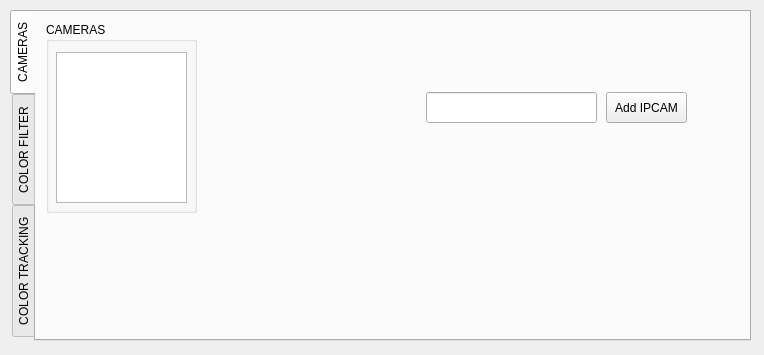
<?xml version="1.0" encoding="UTF-8"?>
<ui version="4.0">
 <class>MainWindow</class>
 <widget class="QMainWindow" name="MainWindow">
  <property name="windowModality">
   <enum>Qt::ApplicationModal</enum>
  </property>
  <property name="geometry">
   <rect>
    <x>0</x>
    <y>0</y>
    <width>764</width>
    <height>355</height>
   </rect>
  </property>
  <property name="sizePolicy">
   <sizepolicy hsizetype="Fixed" vsizetype="Fixed">
    <horstretch>0</horstretch>
    <verstretch>0</verstretch>
   </sizepolicy>
  </property>
  <property name="cursor">
   <cursorShape>ArrowCursor</cursorShape>
  </property>
  <property name="windowTitle">
   <string>OpenCV MewTracking</string>
  </property>
  <widget class="QWidget" name="centralwidget">
   <widget class="QTabWidget" name="tabCONTROLLER">
    <property name="enabled">
     <bool>true</bool>
    </property>
    <property name="geometry">
     <rect>
      <x>10</x>
      <y>10</y>
      <width>741</width>
      <height>331</height>
     </rect>
    </property>
    <property name="tabPosition">
     <enum>QTabWidget::West</enum>
    </property>
    <property name="tabShape">
     <enum>QTabWidget::Rounded</enum>
    </property>
    <property name="currentIndex">
     <number>0</number>
    </property>
    <property name="elideMode">
     <enum>Qt::ElideNone</enum>
    </property>
    <property name="tabsClosable">
     <bool>false</bool>
    </property>
    <widget class="QWidget" name="tabCAMS">
     <attribute name="title">
      <string>CAMERAS</string>
     </attribute>
     <widget class="QGroupBox" name="gbCAMERAS">
      <property name="geometry">
       <rect>
        <x>10</x>
        <y>10</y>
        <width>151</width>
        <height>191</height>
       </rect>
      </property>
      <property name="title">
       <string>CAMERAS</string>
      </property>
      <widget class="QListWidget" name="listCAMERAS">
       <property name="geometry">
        <rect>
         <x>10</x>
         <y>30</y>
         <width>131</width>
         <height>151</height>
        </rect>
       </property>
      </widget>
     </widget>
     <widget class="QPushButton" name="btnCAMfind">
      <property name="geometry">
       <rect>
        <x>190</x>
        <y>30</y>
        <width>51</width>
        <height>51</height>
       </rect>
      </property>
      <property name="layoutDirection">
       <enum>Qt::LeftToRight</enum>
      </property>
      <property name="text">
       <string/>
      </property>
      <property name="icon">
       <iconset>
        <normaloff>../../../../My Documents/GraphGale/LUPA1.png</normaloff>../../../../My Documents/GraphGale/LUPA1.png</iconset>
      </property>
      <property name="iconSize">
       <size>
        <width>45</width>
        <height>40</height>
       </size>
      </property>
      <property name="checkable">
       <bool>false</bool>
      </property>
      <property name="default">
       <bool>false</bool>
      </property>
      <property name="flat">
       <bool>true</bool>
      </property>
     </widget>
     <widget class="QPushButton" name="btnCAMadd">
      <property name="geometry">
       <rect>
        <x>570</x>
        <y>80</y>
        <width>81</width>
        <height>31</height>
       </rect>
      </property>
      <property name="text">
       <string>Add IPCAM</string>
      </property>
      <property name="iconSize">
       <size>
        <width>40</width>
        <height>40</height>
       </size>
      </property>
     </widget>
     <widget class="QPushButton" name="btnCAMpreview">
      <property name="enabled">
       <bool>false</bool>
      </property>
      <property name="geometry">
       <rect>
        <x>190</x>
        <y>90</y>
        <width>51</width>
        <height>51</height>
       </rect>
      </property>
      <property name="text">
       <string/>
      </property>
      <property name="icon">
       <iconset>
        <normaloff>../../../../My Documents/GraphGale/preview1.png</normaloff>../../../../My Documents/GraphGale/preview1.png</iconset>
      </property>
      <property name="iconSize">
       <size>
        <width>40</width>
        <height>40</height>
       </size>
      </property>
      <property name="flat">
       <bool>true</bool>
      </property>
     </widget>
     <widget class="QPushButton" name="btnCAMremove">
      <property name="geometry">
       <rect>
        <x>190</x>
        <y>150</y>
        <width>51</width>
        <height>51</height>
       </rect>
      </property>
      <property name="text">
       <string/>
      </property>
      <property name="icon">
       <iconset>
        <normaloff>../../../../My Documents/GraphGale/TRASH1.png</normaloff>../../../../My Documents/GraphGale/TRASH1.png</iconset>
      </property>
      <property name="iconSize">
       <size>
        <width>40</width>
        <height>40</height>
       </size>
      </property>
      <property name="flat">
       <bool>true</bool>
      </property>
     </widget>
     <widget class="QLineEdit" name="txtIPCAMinput">
      <property name="geometry">
       <rect>
        <x>390</x>
        <y>80</y>
        <width>171</width>
        <height>31</height>
       </rect>
      </property>
     </widget>
    </widget>
    <widget class="QWidget" name="tabHSV">
     <attribute name="title">
      <string>COLOR FILTER</string>
     </attribute>
     <widget class="QPushButton" name="btnHSVpreview">
      <property name="enabled">
       <bool>false</bool>
      </property>
      <property name="geometry">
       <rect>
        <x>300</x>
        <y>170</y>
        <width>91</width>
        <height>61</height>
       </rect>
      </property>
      <property name="text">
       <string>Preview OFF</string>
      </property>
     </widget>
     <widget class="QGroupBox" name="gbHSVfilter">
      <property name="geometry">
       <rect>
        <x>10</x>
        <y>10</y>
        <width>501</width>
        <height>131</height>
       </rect>
      </property>
      <property name="title">
       <string>HSV FILTER</string>
      </property>
      <widget class="QFrame" name="frameHSV">
       <property name="geometry">
        <rect>
         <x>0</x>
         <y>30</y>
         <width>501</width>
         <height>91</height>
        </rect>
       </property>
       <property name="frameShape">
        <enum>QFrame::Box</enum>
       </property>
       <property name="frameShadow">
        <enum>QFrame::Sunken</enum>
       </property>
       <widget class="QWidget" name="verticalLayoutWidget">
        <property name="geometry">
         <rect>
          <x>140</x>
          <y>0</y>
          <width>131</width>
          <height>91</height>
         </rect>
        </property>
        <layout class="QVBoxLayout" name="layoutSliderMin">
         <item>
          <widget class="QSlider" name="sliderHUEmin">
           <property name="maximum">
            <number>179</number>
           </property>
           <property name="orientation">
            <enum>Qt::Horizontal</enum>
           </property>
          </widget>
         </item>
         <item>
          <widget class="QSlider" name="sliderSATmin">
           <property name="maximum">
            <number>255</number>
           </property>
           <property name="orientation">
            <enum>Qt::Horizontal</enum>
           </property>
          </widget>
         </item>
         <item>
          <widget class="QSlider" name="sliderVALmin">
           <property name="maximum">
            <number>255</number>
           </property>
           <property name="orientation">
            <enum>Qt::Horizontal</enum>
           </property>
          </widget>
         </item>
        </layout>
       </widget>
       <widget class="QWidget" name="verticalLayoutWidget_2">
        <property name="geometry">
         <rect>
          <x>360</x>
          <y>0</y>
          <width>131</width>
          <height>91</height>
         </rect>
        </property>
        <layout class="QVBoxLayout" name="LayoutSliderMax">
         <item>
          <widget class="QSlider" name="sliderHUEmax">
           <property name="maximum">
            <number>179</number>
           </property>
           <property name="singleStep">
            <number>1</number>
           </property>
           <property name="value">
            <number>179</number>
           </property>
           <property name="orientation">
            <enum>Qt::Horizontal</enum>
           </property>
          </widget>
         </item>
         <item>
          <widget class="QSlider" name="sliderSATmax">
           <property name="maximum">
            <number>255</number>
           </property>
           <property name="value">
            <number>255</number>
           </property>
           <property name="orientation">
            <enum>Qt::Horizontal</enum>
           </property>
          </widget>
         </item>
         <item>
          <widget class="QSlider" name="sliderVALmax">
           <property name="maximum">
            <number>255</number>
           </property>
           <property name="value">
            <number>255</number>
           </property>
           <property name="orientation">
            <enum>Qt::Horizontal</enum>
           </property>
          </widget>
         </item>
        </layout>
       </widget>
       <widget class="QWidget" name="verticalLayoutWidget_3">
        <property name="geometry">
         <rect>
          <x>10</x>
          <y>0</y>
          <width>126</width>
          <height>91</height>
         </rect>
        </property>
        <layout class="QVBoxLayout" name="layoutLBLmin">
         <item>
          <widget class="QLabel" name="lblHUEmin">
           <property name="text">
            <string>HUE &gt;&gt; MIN: 0</string>
           </property>
          </widget>
         </item>
         <item>
          <widget class="QLabel" name="lblSATmin">
           <property name="text">
            <string>SAT &gt;&gt; MIN: 0</string>
           </property>
          </widget>
         </item>
         <item>
          <widget class="QLabel" name="lblVALmin">
           <property name="text">
            <string>VAL &gt;&gt; MIN: 0</string>
           </property>
          </widget>
         </item>
        </layout>
       </widget>
       <widget class="QWidget" name="verticalLayoutWidget_4">
        <property name="geometry">
         <rect>
          <x>290</x>
          <y>0</y>
          <width>80</width>
          <height>91</height>
         </rect>
        </property>
        <layout class="QVBoxLayout" name="layoutLBLmax">
         <item>
          <widget class="QLabel" name="lblHUEmax">
           <property name="text">
            <string>MAX: 179</string>
           </property>
          </widget>
         </item>
         <item>
          <widget class="QLabel" name="lblSATmax">
           <property name="text">
            <string>MAX: 255</string>
           </property>
          </widget>
         </item>
         <item>
          <widget class="QLabel" name="lblVALmax">
           <property name="text">
            <string>MAX: 255</string>
           </property>
          </widget>
         </item>
        </layout>
       </widget>
      </widget>
     </widget>
     <widget class="QGroupBox" name="gbCOLORselec">
      <property name="geometry">
       <rect>
        <x>10</x>
        <y>150</y>
        <width>101</width>
        <height>141</height>
       </rect>
      </property>
      <property name="title">
       <string>SELECT COLOR</string>
      </property>
      <widget class="QPushButton" name="btnCOLOURpicker">
       <property name="geometry">
        <rect>
         <x>10</x>
         <y>100</y>
         <width>81</width>
         <height>31</height>
        </rect>
       </property>
       <property name="text">
        <string>Color Picker</string>
       </property>
      </widget>
      <widget class="QFrame" name="frameRGBselector">
       <property name="geometry">
        <rect>
         <x>10</x>
         <y>30</y>
         <width>81</width>
         <height>61</height>
        </rect>
       </property>
       <property name="frameShape">
        <enum>QFrame::StyledPanel</enum>
       </property>
       <property name="frameShadow">
        <enum>QFrame::Raised</enum>
       </property>
      </widget>
     </widget>
     <widget class="QGroupBox" name="gbCOLORname">
      <property name="geometry">
       <rect>
        <x>130</x>
        <y>150</y>
        <width>151</width>
        <height>81</height>
       </rect>
      </property>
      <property name="title">
       <string>COLOR NAME</string>
      </property>
      <widget class="QLineEdit" name="txtNAMEcolour">
       <property name="geometry">
        <rect>
         <x>10</x>
         <y>30</y>
         <width>131</width>
         <height>41</height>
        </rect>
       </property>
       <property name="font">
        <font>
         <pointsize>14</pointsize>
        </font>
       </property>
      </widget>
     </widget>
     <widget class="QGroupBox" name="gbCOLORlist">
      <property name="geometry">
       <rect>
        <x>520</x>
        <y>10</y>
        <width>181</width>
        <height>271</height>
       </rect>
      </property>
      <property name="title">
       <string>COLOR LIST</string>
      </property>
      <widget class="QPushButton" name="btnRmColour">
       <property name="geometry">
        <rect>
         <x>130</x>
         <y>210</y>
         <width>41</width>
         <height>41</height>
        </rect>
       </property>
       <property name="text">
        <string>-</string>
       </property>
      </widget>
      <widget class="QPushButton" name="btnEditColour">
       <property name="enabled">
        <bool>false</bool>
       </property>
       <property name="geometry">
        <rect>
         <x>70</x>
         <y>210</y>
         <width>41</width>
         <height>41</height>
        </rect>
       </property>
       <property name="text">
        <string>EDIT</string>
       </property>
      </widget>
      <widget class="QListWidget" name="listCOLOUR">
       <property name="geometry">
        <rect>
         <x>10</x>
         <y>30</y>
         <width>161</width>
         <height>171</height>
        </rect>
       </property>
      </widget>
      <widget class="QPushButton" name="btnAddColour">
       <property name="geometry">
        <rect>
         <x>10</x>
         <y>210</y>
         <width>41</width>
         <height>41</height>
        </rect>
       </property>
       <property name="text">
        <string>+</string>
       </property>
      </widget>
     </widget>
    </widget>
    <widget class="QWidget" name="tabTRACKING">
     <property name="enabled">
      <bool>false</bool>
     </property>
     <attribute name="title">
      <string>COLOR TRACKING</string>
     </attribute>
     <widget class="QGroupBox" name="gbTRACKINGpreview">
      <property name="geometry">
       <rect>
        <x>20</x>
        <y>20</y>
        <width>291</width>
        <height>81</height>
       </rect>
      </property>
      <property name="title">
       <string>PREVIEW</string>
      </property>
      <widget class="QPushButton" name="btnTRACKING">
       <property name="geometry">
        <rect>
         <x>10</x>
         <y>30</y>
         <width>121</width>
         <height>41</height>
        </rect>
       </property>
       <property name="sizePolicy">
        <sizepolicy hsizetype="Preferred" vsizetype="Preferred">
         <horstretch>0</horstretch>
         <verstretch>0</verstretch>
        </sizepolicy>
       </property>
       <property name="font">
        <font>
         <pointsize>9</pointsize>
         <strikeout>false</strikeout>
         <kerning>true</kerning>
        </font>
       </property>
       <property name="text">
        <string>TRACKING
WITH CAM</string>
       </property>
       <property name="checkable">
        <bool>false</bool>
       </property>
       <property name="autoRepeat">
        <bool>false</bool>
       </property>
       <property name="autoExclusive">
        <bool>false</bool>
       </property>
       <property name="flat">
        <bool>false</bool>
       </property>
      </widget>
      <widget class="QPushButton" name="btnCAMchroma">
       <property name="geometry">
        <rect>
         <x>160</x>
         <y>30</y>
         <width>121</width>
         <height>41</height>
        </rect>
       </property>
       <property name="sizePolicy">
        <sizepolicy hsizetype="Minimum" vsizetype="Expanding">
         <horstretch>0</horstretch>
         <verstretch>0</verstretch>
        </sizepolicy>
       </property>
       <property name="font">
        <font>
         <pointsize>9</pointsize>
         <strikeout>false</strikeout>
         <kerning>true</kerning>
        </font>
       </property>
       <property name="text">
        <string>TRACKING CHROMA</string>
       </property>
       <property name="checkable">
        <bool>false</bool>
       </property>
       <property name="autoRepeat">
        <bool>false</bool>
       </property>
       <property name="autoExclusive">
        <bool>false</bool>
       </property>
       <property name="flat">
        <bool>false</bool>
       </property>
      </widget>
     </widget>
    </widget>
   </widget>
  </widget>
 </widget>
 <resources/>
 <connections/>
</ui>
